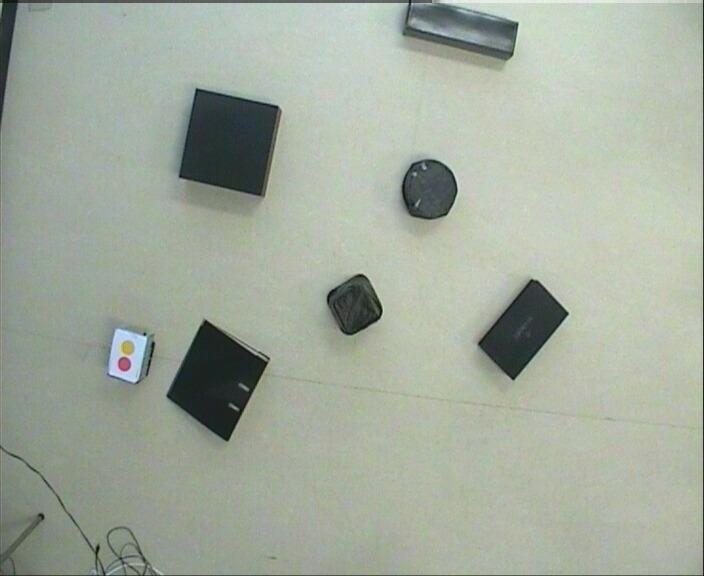
%> input picture matlab/foto.jpg, 704 x 576 px
$ octave --eval "FeedbackScript;"   (GNU Octave 9; MATLAB toolbox functions it lacks are replaced by stand-ins)
%> lines starting %> are read from the running program, lines starting %| are printed output that depends on the picture
### matlab/findRobot.m
function [robotPos] = findRobot (image, robot)

figBox=robot;
figBox=rgb2gray(figBox);
figScene=image;
figScene=rgb2gray(figScene);

[tform,ip1,ip2,tmatrix]=Robot_Recognition(figBox,figScene);

SIZE=size(figBox)


[X0,Y0]=transformPointsForward(tform,0,0)
[X1,Y1]=transformPointsForward(tform,SIZE(2),0)

[X2,Y2]=transformPointsForward(tform,SIZE(2),0);                  %Transform center of the arrow
[Xc,Yc]=transformPointsForward(tform,SIZE(2)/2,SIZE(1)/2);
dx=X1-X0;
dy=Y0-Y1;

if(dx<0)
angle=mod(180+atand((Y0-Y1)/(X1-X0)),360)
else
angle=mod(atand((Y0-Y1)/(X1-X0)),360);
end
angle;
translation=[X0,Y0];
robotPos = [X0, Y0, angle, X2, Y2,Xc,Yc]


% figBox=robot;
% figBox=rgb2gray(figBox);
% figScene=image;
% figScene=rgb2gray(figScene);
% figure(6)
% imshow(figScene)
%
% [tform,ip1,ip2,tmatrix]=Robot_Recognition(figBox,figScene);
% % I think that, in theory, the orientation of the robot could be found by
% % using the OutputLimits-function performed on tform, but I'm not sure.
%
% %I've adapted the functions so that the transformation matrix can be
% %returned, however due to scaling it is not possible to use this directly
% %to find the angle
% % A1 = asin(tmatrix(1,2))*180/pi;
% % A2 = acos(tmatrix(1,1))*180/pi;
% % tmatrix
% %
% % if(A2<0)
% %     angle=180-A1
% % else
% %     angle=A2
% % end
%
%
% %By applying the transformation to a vector along the x-axis starting in
% %the origin we can deduce the translation and the rotation
% %BEWARE I think matlab uses the y-awis pointing downwards with the
% %transformations
%
% [X0,Y0]=transformPointsForward(tform,0,0);
% [X1,Y1]=transformPointsForward(tform,1,0);
% dx=X1-X0;
% dy=Y0-Y1;
%
% if(dx<0)
% angle=mod(180+atand((Y0-Y1)/(X1-X0)),360);
% else
% angle=mod(atand((Y0-Y1)/(X1-X0)),360);
% end
% angle;
% translation=[X0,Y0];
% robotPos = [X0, Y0, angle]
% end

### matlab/Robot_Recognition.m
function [tform, rob_Inpoints, map_Inpoints,tmatrix  ] = Robot_Recognition( im_robot,im_map )
%ROBOT_RECOGNITION : search for an object in an image
% Enter im_robot, the image of the robot which we need to search for in
% the camera input image im_map. Make sure both images are in grayscale!
% The function gives back the position of the feature
% points of the robot that were found in the image.
% More info:http://nl.mathworks.com/help/vision/examples/object-detection-in-a-cluttered-scene-using-point-feature-matching.html

% Detect feature points in both images
%rob_points=detectSURFFeatures(im_robot, 'NumOctaves', 1, 'NumScaleLevels', 5, 'MetricThreshold', 100);
%map_points=detectSURFFeatures(im_map, 'NumOctaves', 1, 'NumScaleLevels', 5, 'MetricThreshold', 100);

rob_points=detectSURFFeatures(im_robot);
map_points=detectSURFFeatures(im_map);

figure('Name', 'Robot pattern with strongest points');
hold on;
imshow(im_robot);
plot(selectStrongest(rob_points,100));
hold off;

figure('Name', 'Photograph with strongest points');
hold on;
imshow(im_map);
plot(selectStrongest(map_points,100));
hold off;

[rob_feat,rob_points]=extractFeatures(im_robot,rob_points);
[map_feat,map_points]=extractFeatures(im_map,map_points);

pair_feat=matchFeatures(rob_feat,map_feat);
rob_matchPoints=rob_points(pair_feat(:,1),:);
map_matchPoints=map_points(pair_feat(:,2),:);

[tform, rob_Inpoints, map_Inpoints,~,tmatrix]=estimateGeometricTransformB(rob_matchPoints,map_matchPoints,'affine');


end

### matlab/FeedbackScript.m
function[]=FeedbackScript()
close all
%---------
%Constants
%---------

%Path filename
filename = 'path.csv';

%Image name
Scene=imread('foto.jpg');
%> Scene is the input picture: size 576x704x3 uint8; mean R, G, B 163, 171.1, 158.1
%Object margin
margin = 10;

%Constants to filter robot out of image (T.B.D.)
ArrowXcm=17;
ArrowYcm=13;
RobotXcm=20;
RobotYcm=16;
%robotXSize = 800;
%robotYSize = 500;
robotImg =imread('pattern.png');
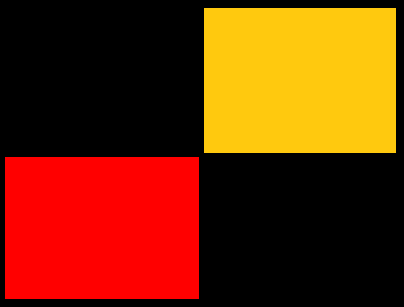
%> input picture matlab/pattern.png, 404 x 307 px
%> robotImg is the input picture: size 307x404x3 uint8; mean R, G, B 113.9, 45.1, 3.1


%----------------
%Image processing
%----------------
% img=imread(Scene);                                              %Read image
% img=imresize(Scene,0.1);                                        %Resize image
% figure(5)
% imshow(img)
robotPos = findRobot(Scene,robotImg);                             %Find robot
%> in findRobot, `figBox=rgb2gray(figBox);`:
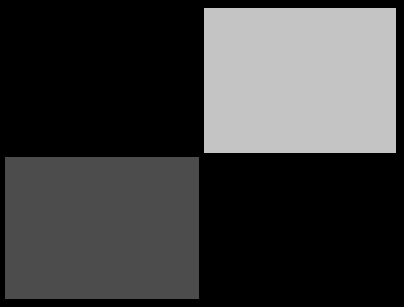
%> figBox: size 307x404 uint8; min 0, max 196, mean 60.9
%> the run ends on the next line
robotPos = round(robotPos);
hold on
plot(robotPos(1),robotPos(2),'*')
plot(robotPos(4),robotPos(5),'R*')

PixPerCm=sqrt((robotPos(4)-robotPos(1))^2+(robotPos(5)-robotPos(2))^2)/ArrowXcm;
robotXSize = round(RobotXcm*PixPerCm);
robotYSize = round(RobotYcm*PixPerCm);

img2 = img2logical(Scene);                                        %Convert to logical (0: free space, 1: object)
figure(5)
imshow(img2)
hold on
plot(robotPos(1),robotPos(2),'*')
img2 = filterRobot(img2, robotPos, [robotXSize, robotYSize]);     %Filter robot from image
figure(6)


imshow(img2)
img2 = addMargin(img2, margin);                                   %Add margin to the objects
figure(3)
imshow(img2)
size(img2)
scale=round(max(size(img2))/200);
img3=imresize(img2,1/scale,'nearest');
figure(4)
imshow(img3);

SIZE1=size(img2);
SIZE2=size(img3);

resrobotX=round(robotPos(1)/SIZE1(2)*SIZE2(2));
resrobotY=round(robotPos(2)/SIZE1(1)*SIZE2(1));
resrobot=[resrobotX,resrobotY];

% End of the image processing
% Compare the robot position to the desired path
Or_path=csvread('path.csv');
size_path=size(Or_path);
length_path=size_path(1);
ON_PATH=0;
for i=1:1:length_path
    if (Or_path(i,1)==resrobotX)&&(Or_path(i,2)==resrobotY)
    ON_PATH=1;
    Point_on_path=i;
    end
end

new_path=zeros(length_path,2);
if(ON_PATH==1)
     % If the robot is on the original path, nothing has to happen.
     new_path=Or_path(Point_on_path:length_path,:);

else
    % Else, perform the following code.

    % Find the point P* closest to the robot. Later, we will send the robot
    % back to a point of the path which is between P* and the target

    distance=inf;
    P_star=0;
    for i=1:1:length_path
        if distance >= sqrt((resrobotX-Or_path(i,1))^2 + (resrobotY-Or_path(i,2))^2)
        distance=sqrt((resrobotX-Or_path(i,1))^2 + (resrobotY-Or_path(i,2))^2);
        P_star=i;
        end
    end
    % Only part of the path after closest point is kept.
    old_path=Or_path(P_star:length_path,:);
    size_path=size(old_path);
    length_path=size_path(1);

    % We will send the robot to the next point in the path, if there's no
    % obstacle in between robot position and next point. Otherwise, go back
    % to the closest point in the path (it's assumed the robot comes from
    % this point, so we won't check if there is an obstacle between the
    % robot position and the closest point. Also, if the robot diverges
    % from the path and into the margin zone around an obstacle, it will
    % always return to the point closest to the path for safety reasons
    % (which is also why we do not check for obstacles between robot
    % position and closest point)

    if(length_path<2)
        new_path=[resrobotX,resrobotY;old_path(1,1),old_path(1,2)];
        % This case is to make sure old_path(2,:) exists in next statement
    else if(lineofsightB(resrobotX,resrobotY,old_path(2,1),old_path(2,2),img2))
        new_path=old_path(2:length_path,:);
        new_path=[resrobot;old_path]; % add initial position to the path
        else
        new_path=[resrobot;old_path];
        end
    end
end
csvwrite(filename,new_path);
end
